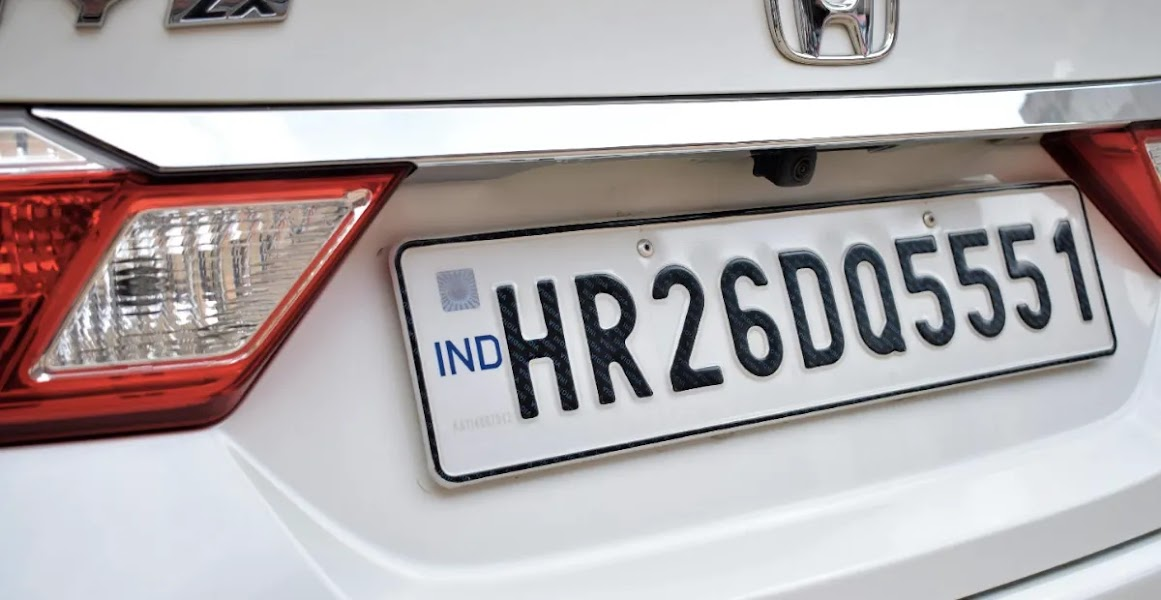
#> input picture Assignment 3/Original/try4.jpg, 1161 x 600 px
$ python OCR4.py
#> lines starting #> are read from the running program, lines starting #| are printed output that depends on the picture
import cv2
import numpy as np
import pytesseract
from PIL import Image
pytesseract.pytesseract.tesseract_cmd = r'C:\Program Files\Tesseract-OCR\tesseract.exe'
img= cv2.imread(r'Original/try4.jpg')
#> img is the input picture: shape (600, 1161, 3); mean B, G, R 171.7, 169.9, 176.6
#GRAYSCALE
img = cv2.cvtColor(img, cv2.COLOR_BGR2GRAY)
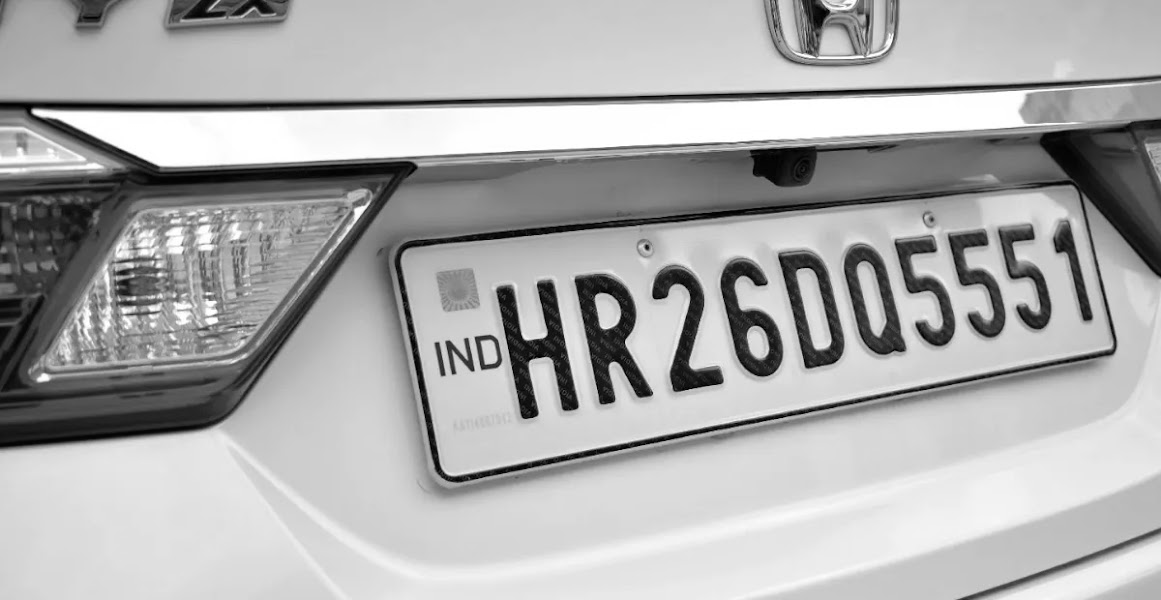
#> img: shape (600, 1161); min 0, max 255, mean 172.1
img= cv2.bitwise_not(img)
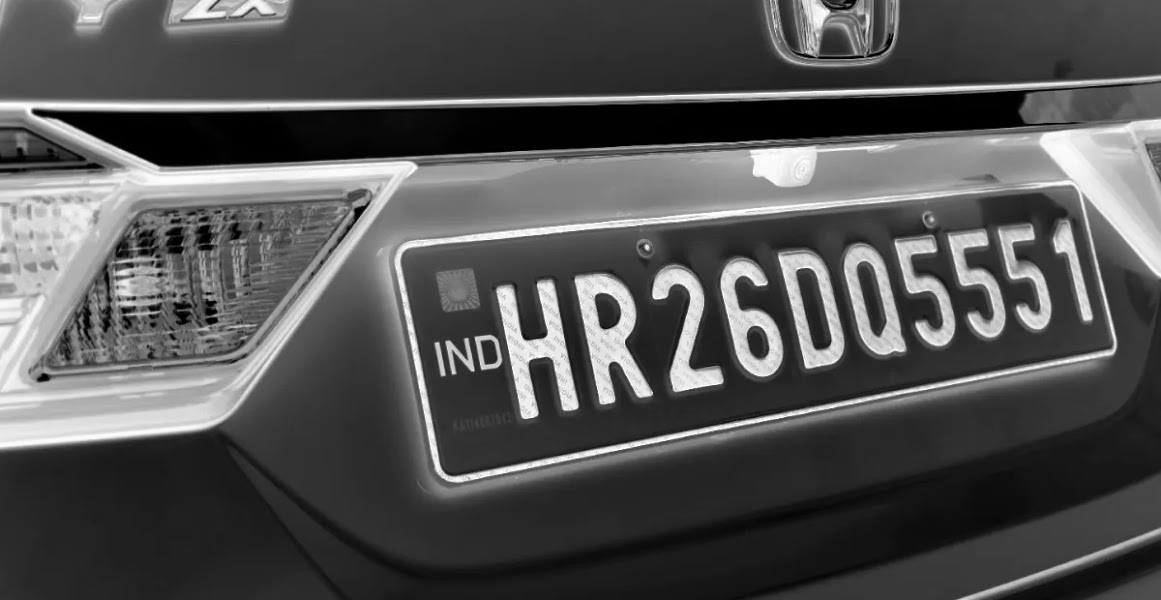
#> img: shape (600, 1161); min 0, max 255, mean 82.9
img = img[220:500, 490:1400]
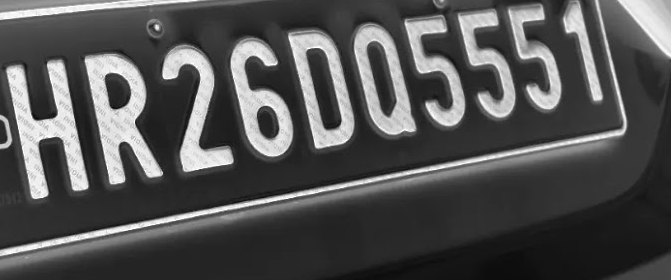
#> img: shape (280, 671); min 7, max 255, mean 83.4
#Normalize
norm_img = np.zeros((img.shape[0], img.shape[1]))
img = cv2.normalize(img, norm_img, 0, 255, cv2.NORM_MINMAX)
#skew
image_center = tuple(np.array(img.shape[1::-1]) / 2)
#> image_center = (335.5, 140)
rot_mat = cv2.getRotationMatrix2D(image_center, -10, 1.0)
img = cv2.warpAffine(img, rot_mat, img.shape[1::-1], flags=cv2.INTER_LINEAR)
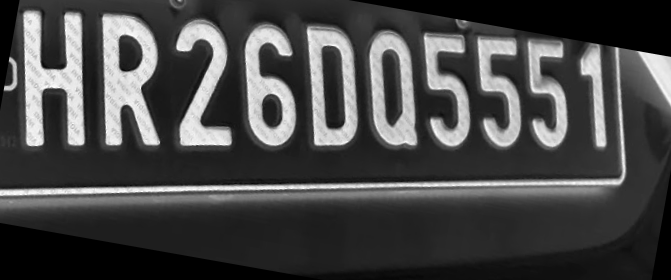
#> img: shape (280, 671); min 0, max 255, mean 71.5
img = img[0:245, 0:610]
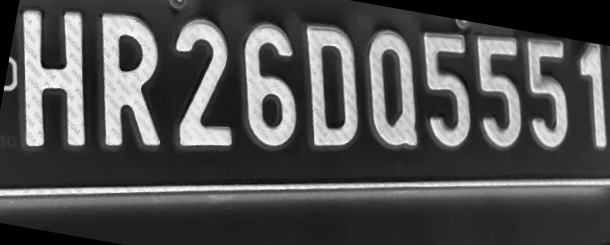
#> img: shape (245, 610); min 0, max 255, mean 81.6
cv2.imwrite("Manipulated/OCR4.JPG",img)
print(pytesseract.image_to_string(img))
#> (this line was passed over: pytesseract is not available in this run)
